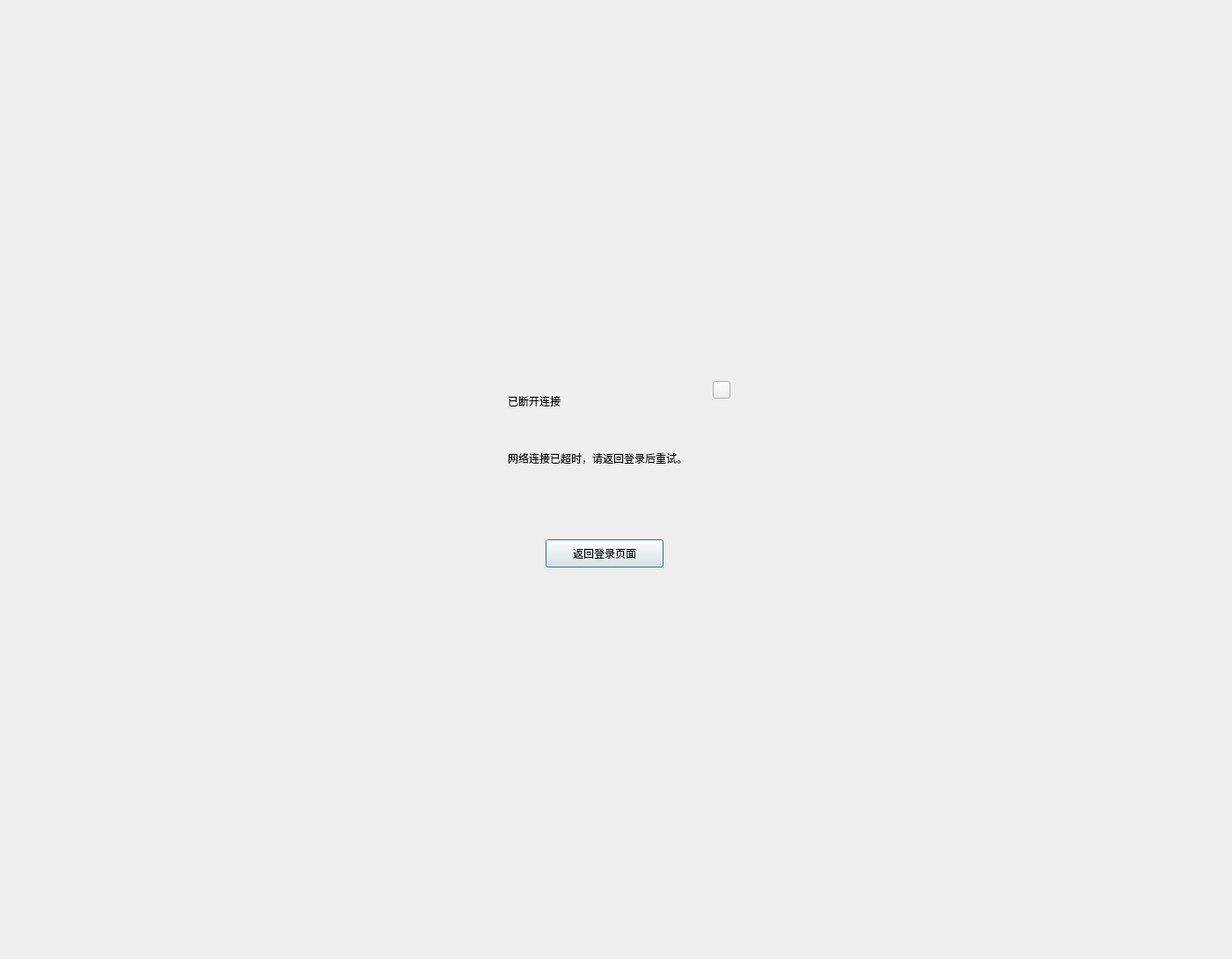
<?xml version="1.0" encoding="UTF-8"?>
<ui version="4.0">
 <class>LostDialog</class>
 <widget class="QDialog" name="LostDialog">
  <property name="geometry">
   <rect>
    <x>0</x>
    <y>0</y>
    <width>1400</width>
    <height>1090</height>
   </rect>
  </property>
  <property name="windowTitle">
   <string>LostDialog</string>
  </property>
  <layout class="QGridLayout" name="gridLayout">
   <item row="0" column="0">
    <widget class="QWidget" name="widget" native="true">
     <property name="sizePolicy">
      <sizepolicy hsizetype="Expanding" vsizetype="Fixed">
       <horstretch>0</horstretch>
       <verstretch>0</verstretch>
      </sizepolicy>
     </property>
     <property name="minimumSize">
      <size>
       <width>0</width>
       <height>264</height>
      </size>
     </property>
     <property name="maximumSize">
      <size>
       <width>300</width>
       <height>264</height>
      </size>
     </property>
     <property name="styleSheet">
      <string notr="true"/>
     </property>
     <widget class="QLabel" name="label">
      <property name="geometry">
       <rect>
        <x>27</x>
        <y>32</y>
        <width>80</width>
        <height>22</height>
       </rect>
      </property>
      <property name="text">
       <string>已断开连接</string>
      </property>
     </widget>
     <widget class="QLabel" name="label_2">
      <property name="geometry">
       <rect>
        <x>27</x>
        <y>62</y>
        <width>238</width>
        <height>91</height>
       </rect>
      </property>
      <property name="text">
       <string>网络连接已超时，请返回登录后重试。</string>
      </property>
     </widget>
     <widget class="QPushButton" name="pushButton">
      <property name="geometry">
       <rect>
        <x>70</x>
        <y>200</y>
        <width>134</width>
        <height>32</height>
       </rect>
      </property>
      <property name="text">
       <string>返回登录页面</string>
      </property>
     </widget>
     <widget class="QPushButton" name="pushButton_2">
      <property name="geometry">
       <rect>
        <x>260</x>
        <y>20</y>
        <width>20</width>
        <height>20</height>
       </rect>
      </property>
      <property name="sizePolicy">
       <sizepolicy hsizetype="Fixed" vsizetype="Fixed">
        <horstretch>0</horstretch>
        <verstretch>0</verstretch>
       </sizepolicy>
      </property>
      <property name="minimumSize">
       <size>
        <width>20</width>
        <height>20</height>
       </size>
      </property>
      <property name="maximumSize">
       <size>
        <width>20</width>
        <height>20</height>
       </size>
      </property>
      <property name="text">
       <string/>
      </property>
     </widget>
    </widget>
   </item>
  </layout>
 </widget>
 <layoutdefault spacing="6" margin="11"/>
 <resources/>
 <connections/>
</ui>
